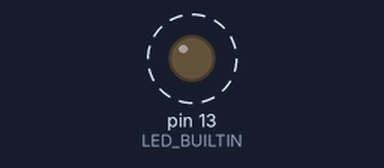
The sketch below on a simulated Arduino Uno, built with avr-gcc and run on an emulated ATmega328P. On the bench: output pins drawn as LEDs (lit = HIGH). Dashed ring = blinking.

Above: at 0.1 s.
Timing chart, 0 to 3.0 s (numbered marks = the images above):
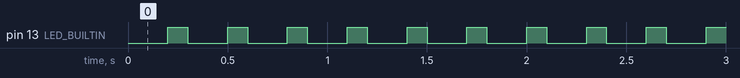

Measured:
- by itself, pin 13 (LED_BUILTIN): alternates HIGH for 0.10 s and LOW for 0.20 s

The sketch:

blink_abc.ino
```cpp
class LedIO {
    public:
        virtual void off() = 0;
        virtual void on() = 0;
        virtual void sleep(int milliseconds) = 0;
};


class ToggleLED {
  public:
    ToggleLED(LedIO& io) : io{io} {}

    void toggle() {
      if(on) {
        io.off();
        io.sleep(200);
      } else {
        io.on();
        io.sleep(100);
      }
      on = !on;
    }

  private:
    bool on{true};
    LedIO& io;
};


class  LedArduinoIO : public LedIO {
    public:

        LedArduinoIO(int led_pin) : led_pin{led_pin} {
            pinMode(led_pin, OUTPUT);
        }

        void off() override {
            digitalWrite(led_pin, LOW);
        }

        void on() override {
            digitalWrite(led_pin, HIGH);
        }

        virtual void sleep(int milliseconds) override {
          delay(milliseconds);
        }

    private:
        int led_pin;
};


LedArduinoIO io = LedArduinoIO(LED_BUILTIN);
ToggleLED led = ToggleLED(io);


void setup() {}


void loop() {
  led.toggle();
}
```
